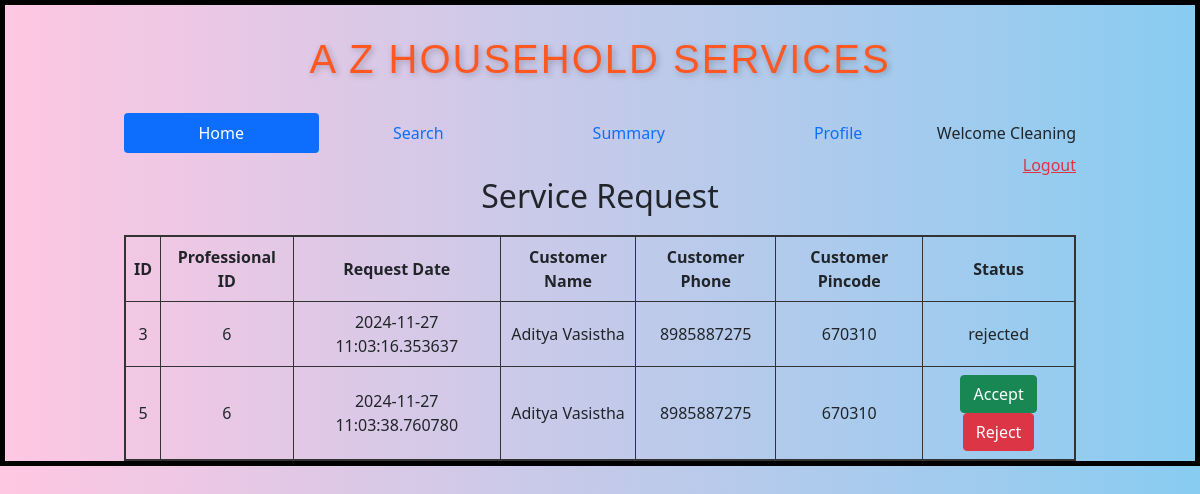
The app's page /professional/Cleaning/6 with its own data.
### backend/models.py (models this page shows)
class ServiceRequest(db.Model):
    __tablename="service_request"
    id=db.Column(db.Integer,primary_key=True)
    service_id = db.Column(db.Integer, db.ForeignKey("service.id"), nullable=False)
    customer_id = db.Column(db.Integer, db.ForeignKey("user_info.id"), nullable=False)
    proff_id = db.Column(db.Integer, db.ForeignKey("service_prof.id"), nullable=False)
    request_date=db.Column(db.DateTime,nullable=False)
    done_date=db.Column(db.DateTime,nullable=True)
    status=db.Column(db.String,default="requested")
    rating=db.Column(db.Integer,default=0)
    feedback=db.Column(db.String,nullable=True)

class UserInfo(db.Model):
    __tablename="user_info"
    id=db.Column(db.Integer,primary_key=True)
    email=db.Column(db.String,unique=True,nullable=False)
    password=db.Column(db.String,nullable=False)
    role=db.Column(db.Integer,default=1)
    full_name=db.Column(db.String,nullable=False)
    phone_no=db.Column(db.String,nullable=False)
    address=db.Column(db.String,nullable=False)
    pincode=db.Column(db.Integer,nullable=False)
    service_req=db.relationship("ServiceRequest",cascade="all,delete",backref="user_info",lazy=True)

### backend/controllers.py (the view)
@app.route("/professional/<name>/<id>")
def prof_dashboard(name,id):
    user = ServiceProf.query.filter_by(id=id).first()
    if user:
        service_requests = user.service_requests
        for request in service_requests:
            customer = UserInfo.query.filter_by(id=request.customer_id).first()
            request.customer = customer
    else:
        service_requests = []
    return render_template("prof_dashboard.html",id=id,name=name,ser_req=service_requests)

### templates/prof_dashboard.html
{% extends "admin_layout.html" %}
{% block content %}
<h2 style="text-align: center; margin-bottom: 20px;">Service Request</h2>
{% if ser_req %}
    <table style="width: 100%; border-collapse: collapse; border: 2px solid #333;">
        <thead>
            <tr>
                <th style="border: 1px solid #333; padding: 8px; text-align: center;">ID</th>
                <th style="border: 1px solid #333; padding: 8px; text-align: center;">Professional ID</th>
                <th style="border: 1px solid #333; padding: 8px; text-align: center;">Request Date</th>
                <th style="border: 1px solid #333; padding: 8px; text-align: center;">Customer Name</th>
                <th style="border: 1px solid #333; padding: 8px; text-align: center;">Customer Phone</th>
                <th style="border: 1px solid #333; padding: 8px; text-align: center;">Customer Pincode</th>
                <th style="border: 1px solid #333; padding: 8px; text-align: center;">Status</th>
            </tr>
        </thead>
        <tbody>
            {% for r in ser_req %}
            <tr>
                <td style="border: 1px solid #333; padding: 8px; text-align: center;">{{ r.id }}</td>
                <td style="border: 1px solid #333; padding: 8px; text-align: center;">{{ r.proff_id }}</td>
                <td style="border: 1px solid #333; padding: 8px; text-align: center;">{{ r.request_date }}</td>
                <td style="border: 1px solid #333; padding: 8px; text-align: center;">{{ r.customer.full_name }}</td>
                <td style="border: 1px solid #333; padding: 8px; text-align: center;">{{ r.customer.phone_no }}</td>
                <td style="border: 1px solid #333; padding: 8px; text-align: center;">{{ r.customer.pincode }}</td>
                <td style="border: 1px solid #333; padding: 8px; text-align: center;">
                    {% if r.status == "requested" %}
                        <a href="{{ url_for('accept_request', name=name, id=id, request_id=r.id) }}" class="btn btn-success">Accept</a>
                        <a href="{{ url_for('reject_request', name=name, id=id, request_id=r.id) }}" class="btn btn-danger">Reject</a>
                    {% else %}
                        <span>{{ r.status }}</span>
                    {% endif %}
                </td>
            </tr>
            {% endfor %}
        </tbody>
    </table>
{% else %}
    <h3>No service request generated!!</h3>
{% endif %}
{% endblock %}

### static/styles/main.css (style rules this page uses)
* { margin-top: 0px; }
body { background: linear-gradient(to right, hsl(331, 100%, 89%), hsl(201, 79%, 74%)); margin: 0; padding: 0; font-family: 'Poppins', sans-serif; }

### records on screen
ServiceRequest: id "3", proff_id "6", request_date "2024-11-27 11:03:16.353637", customer.full_name "Aditya Vasistha", customer.phone_no "8985887275", customer.pincode "670310", status "rejected"
ServiceRequest: id "5", proff_id "6", request_date "2024-11-27 11:03:38.760780", customer.full_name "Aditya Vasistha", customer.phone_no "8985887275", customer.pincode "670310"

### other values on screen
{{ name }} "Cleaning"
